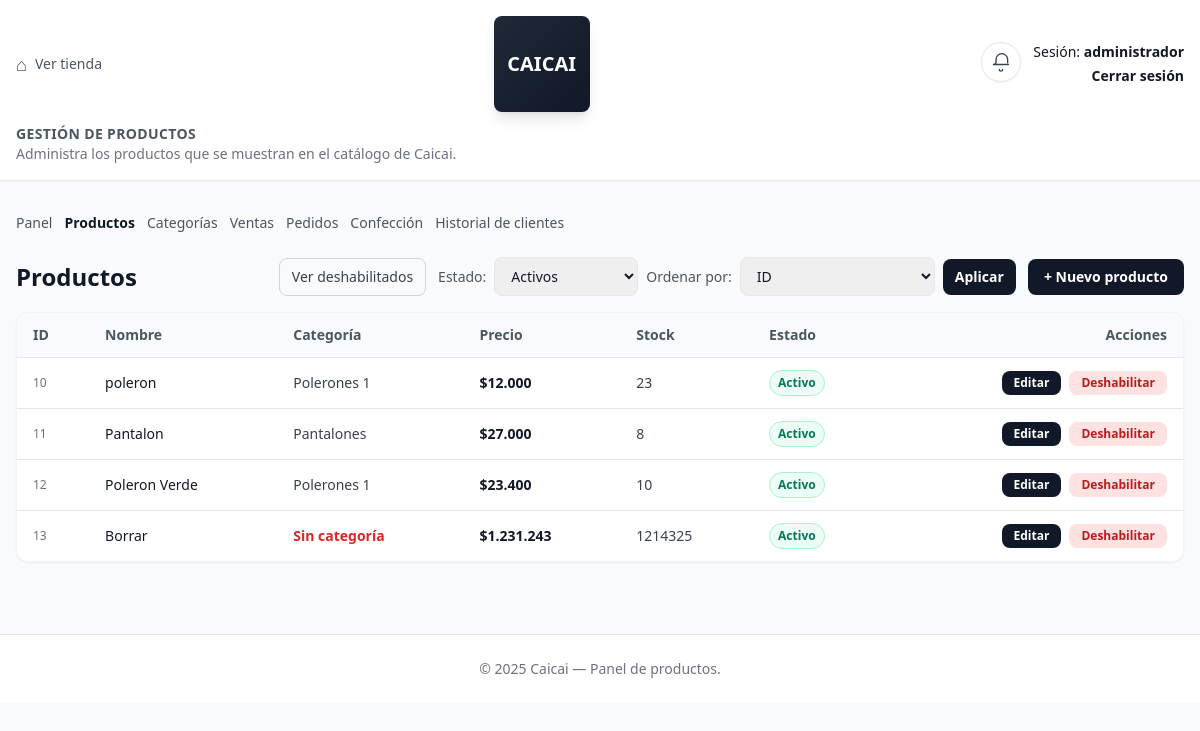
Page /panel/productos/ (signed in) on the earlier database version.
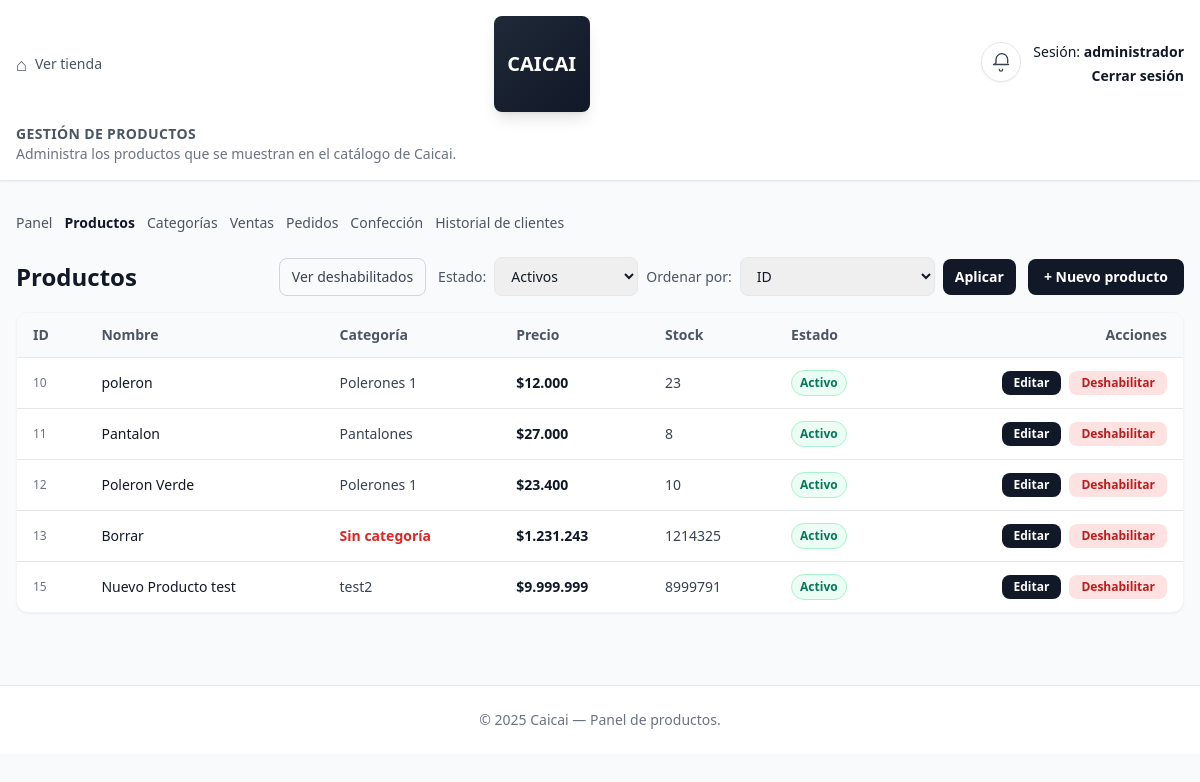
Same page on the later database version.
### core/models.py (models this page shows, shortened)
class Producto(models.Model):
    nombre = models.CharField(max_length=150)
    descripcion = models.TextField(blank=True)
    precio = models.DecimalField(max_digits=10, decimal_places=2)
    stock = models.PositiveIntegerField(default=0)
    imagen = models.ImageField(upload_to='productos/', blank=True, null=True)
    categoria = models.ForeignKey(Categoria, on_delete=models.SET_NULL, null=True, blank=True)
    activo = models.BooleanField(default=True)

class Categoria(models.Model):
    nombre = models.CharField(max_length=100, unique=True)

### core/decorators.py (the view)
    def wrapper(request, *args, **kwargs):
        if 'admin_id' not in request.session:
            return redirect('admin_login')
        return view_func(request, *args, **kwargs)

### core/templatetags/dict_extras.py (called while the page is built)
@register.filter
def precio_clp(value):
    if value in (None, ''):
        return '$0'
    try:
        dec = Decimal(str(value))
    except (InvalidOperation, TypeError, ValueError):
        return '$0'
    dec = dec.quantize(Decimal('1'))
    num = int(dec)
    formatted = f'{num:,}'.replace(',', '.')
    return f'${formatted}'

### core/views.py (called while the page is built)
def _low_stock_threshold(request):
    try:
        value = int(request.session.get('low_stock_threshold', getattr(settings, 'LOW_STOCK_THRESHOLD', 5)))
        return max(1, min(20, value))
    except (TypeError, ValueError):
        return 5

def _low_stock_products(threshold: int):
    qs = Producto.objects.filter(activo=True, stock__lte=threshold).annotate(nombre_display=F('nombre'))
    return list(qs)

def _low_stock_context(request):
    threshold = _low_stock_threshold(request)
    productos = _low_stock_products(threshold)
    return {
        'low_stock_products': productos,
        'low_stock_count': len(productos),
        'low_stock_threshold': threshold,
    }

### core/templates/core/productos_list.html (shortened to what the changed rows need)
<!DOCTYPE html>
{% load dict_extras %}
<html lang="es">
<head>
  <script src="https://cdn.tailwindcss.com"></script>
</head>
<body class="bg-gray-50 text-gray-900">
  <main class="py-8">
    <div class="max-w-7xl mx-auto px-4">
      <div class="flex items-center justify-between mb-4">
        <h1 class="text-xl sm:text-2xl font-bold">Productos</h1>
      </div>
      {% if productos %}
        <div class="bg-white rounded-xl shadow-sm border border-gray-100 overflow-x-auto">
          <table class="min-w-full text-sm">
            <thead class="bg-gray-50 border-b">
              <tr class="text-left text-gray-600">
                <th class="px-4 py-3">ID</th>
                <th class="px-4 py-3">Nombre</th>
                <th class="px-4 py-3">Categoría</th>
                <th class="px-4 py-3">Precio</th>
                <th class="px-4 py-3">Stock</th>
                <th class="px-4 py-3">Estado</th>
                <th class="px-4 py-3 text-right">Acciones</th>
              </tr>
            </thead>
            <tbody>
              {% for p in productos %}
                <tr class="border-b last:border-0 hover:bg-gray-50 {% if not p.activo %}bg-gray-100 text-gray-500{% endif %}">
                  <td class="px-4 py-3 text-xs text-gray-500">{{ p.id }}</td>
                  <td class="px-4 py-3 font-medium {% if not p.activo %}text-gray-600{% else %}text-gray-900{% endif %}">{{ p.nombre }}</td>
                  <td class="px-4 py-3 {% if not p.activo %}text-gray-500{% else %}text-gray-700{% endif %}">
                    {% if p.categoria %}
                      {{ p.categoria.nombre }}
                    {% else %}
                      <span class="text-red-600 font-semibold">Sin categoría</span>
                    {% endif %}
                  </td>
                  <td class="px-4 py-3 text-gray-900 font-semibold">
                    {{ p.precio|precio_clp }}
                  </td>
                  <td class="px-4 py-3 {% if not p.activo %}text-gray-500{% else %}text-gray-700{% endif %}">
                    {{ p.stock|default:"-" }}
                  </td>
                  <td class="px-4 py-3 text-gray-700">
                    {% if p.activo %}
                      <span class="inline-flex px-2 py-1 text-xs font-semibold rounded-full bg-emerald-50 text-emerald-700 border border-emerald-200">Activo</span>
                    {% else %}
                      <span class="inline-flex px-2 py-1 text-xs font-semibold rounded-full bg-gray-200 text-gray-700 border border-gray-300">Deshabilitado</span>
                    {% endif %}
                  </td>
                  <td class="px-4 py-3">
                    <div class="flex justify-end gap-2">
                      <a href="{% url 'producto_edit' p.id %}"
                         class="px-3 py-1 rounded-lg text-xs font-semibold bg-gray-900 text-white hover:bg-gray-800">
                        Editar
                      </a>
                      {% if p.activo %}
                        <form action="{% url 'producto_delete' p.id %}" method="post" class="inline-flex" id="form-disable-{{ p.id }}">
                          <button type="button"
                                  data-target="form-disable-{{ p.id }}"
                                  data-message="¿Deshabilitar este producto? Dejará de mostrarse en el catálogo."
                                  class="confirm-action px-3 py-1 rounded-lg text-xs font-semibold bg-red-100 text-red-700 hover:bg-red-200">
                            Deshabilitar
                          </button>
                        </form>
                      {% endif %}
                    </div>
                  </td>
                </tr>
              {% endfor %}
            </tbody>
          </table>
        </div>
      {% else %}
        <p class="text-gray-500 text-sm mt-4">
          No hay productos registrados todavía.
        </p>
      {% endif %}
    </div>
  </main>
</body>
</html>

Differences in the rows shown:
added Producto: id "15", nombre "Nuevo Producto test", categoria.nombre "test2", precio|precio_clp "$9.999.999", stock "8999791", activo "Activo"
